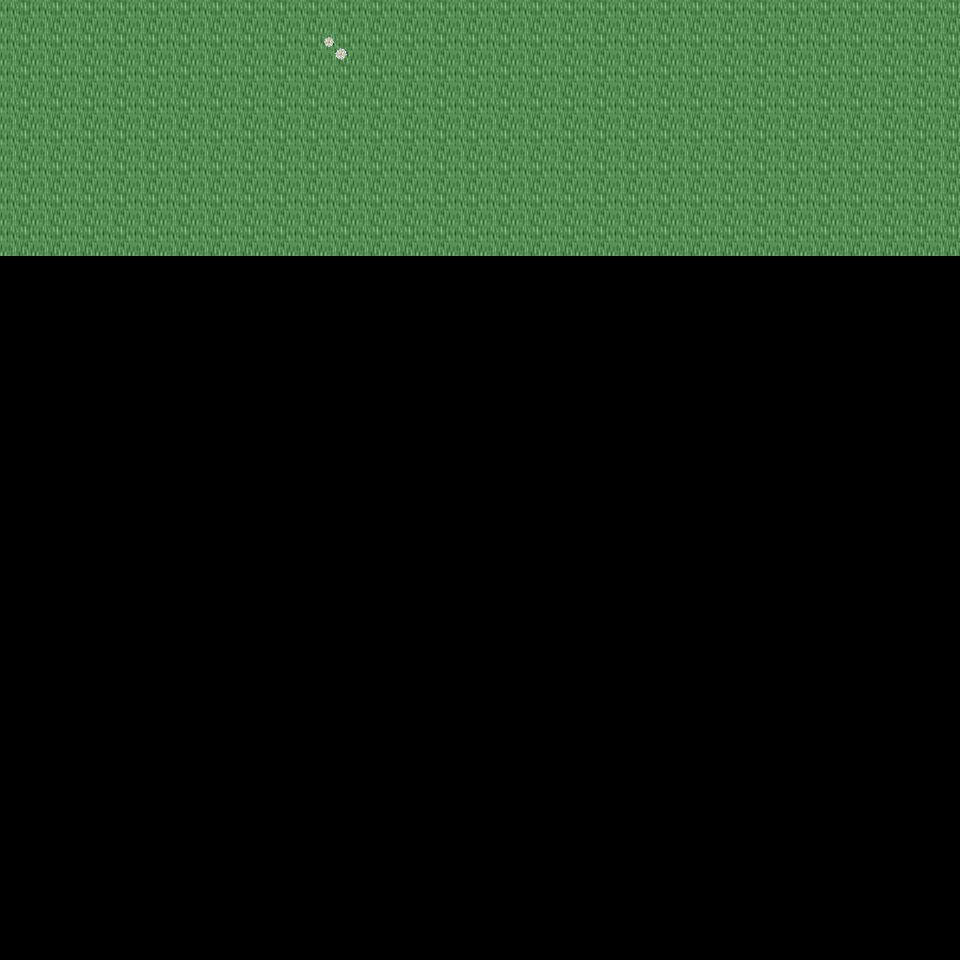

A 2D game scene composited from a Tiled map and its tileset images. What follows is a short description and the map's XML, with each tile layer's data collapsed to a summary:
An orthogonal 30x30 tile map with 32x32 px tiles, 6 tile layers (Ground, Object, Object2, Above, ...), 20 tilesets and 3 objects (3x mapExit).

<map version="1.0" orientation="orthogonal" renderorder="right-down" width="30" height="30" tilewidth="32" tileheight="32" nextobjectid="4">
  <tileset firstgid="1" name="tileset_logic_collision" tilewidth="32" tileheight="32" tilecount="1" columns="1">
    <image source="../drawable/tileset_logic_collision.png" width="32" height="32" />
  </tileset>
  <tileset firstgid="2" name="tileset_ground_ground" tilewidth="32" tileheight="32" tilecount="33" columns="3">
    <image source="../drawable/tileset_ground_ground.png" width="96" height="352" />
  </tileset>
  <tileset firstgid="35" name="tileset_ground_rock_pebbles" tilewidth="32" tileheight="32" tilecount="3" columns="1">
    <image source="../drawable/tileset_ground_rock_pebbles.png" width="32" height="96" />
  </tileset>
  <tileset firstgid="38" name="tileset_ground_grass_corners" tilewidth="32" tileheight="32" tilecount="24" columns="6">
    <image source="../drawable/tileset_ground_grass_corners.png" width="192" height="128" />
  </tileset>
  <tileset firstgid="62" name="tileset_ground_grass_edges" tilewidth="32" tileheight="32" tilecount="36" columns="12">
    <image source="../drawable/tileset_ground_grass_edges.png" width="384" height="96" />
  </tileset>
  <tileset firstgid="98" name="tileset_ground_grass_2" tilewidth="32" tileheight="32" tilecount="21" columns="3">
    <image source="../drawable/tileset_ground_grass_2.png" width="96" height="224" />
  </tileset>
  <tileset firstgid="119" name="tileset_plant_leaves" tilewidth="32" tileheight="32" tilecount="8" columns="4">
    <image source="../drawable/tileset_plant_leaves.png" width="128" height="64" />
  </tileset>
  <tileset firstgid="127" name="tileset_plant_tree_tree_darkgreen" tilewidth="32" tileheight="32" tilecount="88" columns="8">
    <image source="../drawable/tileset_plant_tree_tree_darkgreen.png" width="256" height="352" />
  </tileset>
  <tileset firstgid="215" name="tileset_plant_tree_fall_trees" tilewidth="32" tileheight="32" tilecount="40" columns="8">
    <image source="../drawable/tileset_plant_tree_fall_trees.png" width="256" height="160" />
  </tileset>
  <tileset firstgid="255" name="tileset_plant_tree_pine_tree" tilewidth="32" tileheight="32" tilecount="20" columns="4">
    <image source="../drawable/tileset_plant_tree_pine_tree.png" width="128" height="160" />
  </tileset>
  <tileset firstgid="275" name="tileset_plant_stump_hollow_logs" tilewidth="32" tileheight="32" tilecount="6" columns="3">
    <image source="../drawable/tileset_plant_stump_hollow_logs.png" width="96" height="64" />
  </tileset>
  <tileset firstgid="281" name="tileset_plant_stump_small_stump" tilewidth="32" tileheight="32" tilecount="4" columns="2">
    <image source="../drawable/tileset_plant_stump_small_stump.png" width="64" height="64" />
  </tileset>
  <tileset firstgid="285" name="tileset_plant_stump_stump_purple" tilewidth="32" tileheight="32" tilecount="4" columns="2">
    <image source="../drawable/tileset_plant_stump_stump_purple.png" width="64" height="64" />
  </tileset>
  <tileset firstgid="289" name="tileset_plant_flower_daisy_blue" tilewidth="32" tileheight="32" tilecount="8" columns="2">
    <image source="../drawable/tileset_plant_flower_daisy_blue.png" width="64" height="128" />
  </tileset>
  <tileset firstgid="297" name="tileset_plant_flower_daisy_red" tilewidth="32" tileheight="32" tilecount="8" columns="2">
    <image source="../drawable/tileset_plant_flower_daisy_red.png" width="64" height="128" />
  </tileset>
  <tileset firstgid="305" name="tileset_plant_flower_daisy_white" tilewidth="32" tileheight="32" tilecount="8" columns="2">
    <image source="../drawable/tileset_plant_flower_daisy_white.png" width="64" height="128" />
  </tileset>
  <tileset firstgid="313" name="tileset_plant_flower_daisy_yellow" tilewidth="32" tileheight="32" tilecount="8" columns="2">
    <image source="../drawable/tileset_plant_flower_daisy_yellow.png" width="64" height="128" />
  </tileset>
  <tileset firstgid="321" name="tileset_logic_creature_animal" tilewidth="32" tileheight="32" tilecount="32" columns="8">
    <image source="../drawable/tileset_logic_creature_animal.png" width="256" height="128" />
  </tileset>
  <tileset firstgid="353" name="tileset_logic_creature_reptile" tilewidth="32" tileheight="32" tilecount="7" columns="7">
    <image source="../drawable/tileset_logic_creature_reptile.png" width="224" height="32" />
  </tileset>
  <tileset firstgid="360" name="tileset_logic_creature_fowl" tilewidth="32" tileheight="32" tilecount="6" columns="6">
    <image source="../drawable/tileset_logic_creature_fowl.png" width="192" height="32" />
  </tileset>
  <layer name="Ground" width="30" height="30">
    <data>[900 cells, 240 non-empty, 1 distinct tile ids]</data>
  </layer>
  <layer name="Object" width="30" height="30">
    <data>[900 cells, 1 non-empty, 1 distinct tile ids]</data>
  </layer>
  <layer name="Object2" width="30" height="30">
    <data>[900 cells, 0 non-empty, 0 distinct tile ids]</data>
  </layer>
  <layer name="Above" width="30" height="30">
    <data>[900 cells, 0 non-empty, 0 distinct tile ids]</data>
  </layer>
  <layer name="Above2" width="30" height="30">
    <data>[900 cells, 0 non-empty, 0 distinct tile ids]</data>
  </layer>
  <layer name="Walkable" width="30" height="30">
    <data>[900 cells, 0 non-empty, 0 distinct tile ids]</data>
  </layer>
  <objectgroup name="MapEvents">
    <object id="1" name="north" type="mapExit" x="0" y="0" width="960" height="32">
      <properties>
        <property name="map" value="level_0_x35_y28" />
        <property name="x" value="0" />
        <property name="y" value="28" />
      </properties>
    </object>
    <object id="2" name="west" type="mapExit" x="0" y="0" width="32" height="960">
      <properties>
        <property name="map" value="level_0_x34_y29" />
        <property name="x" value="28" />
        <property name="y" value="0" />
      </properties>
    </object>
    <object id="3" name="east" type="mapExit" x="928" y="0" width="32" height="960">
      <properties>
        <property name="map" value="level_0_x36_y29" />
        <property name="x" value="1" />
        <property name="y" value="0" />
      </properties>
    </object>
  </objectgroup>
</map>
